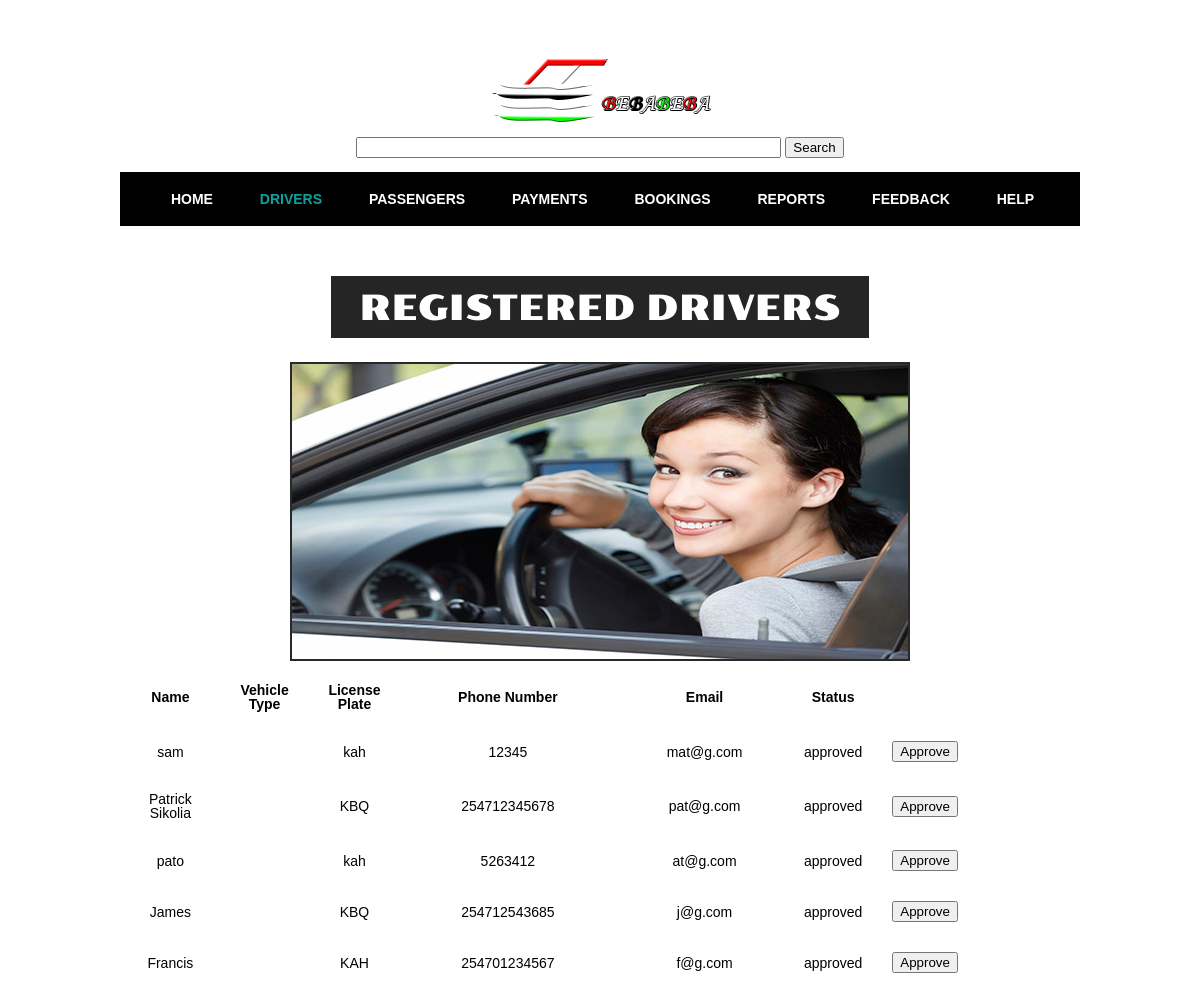
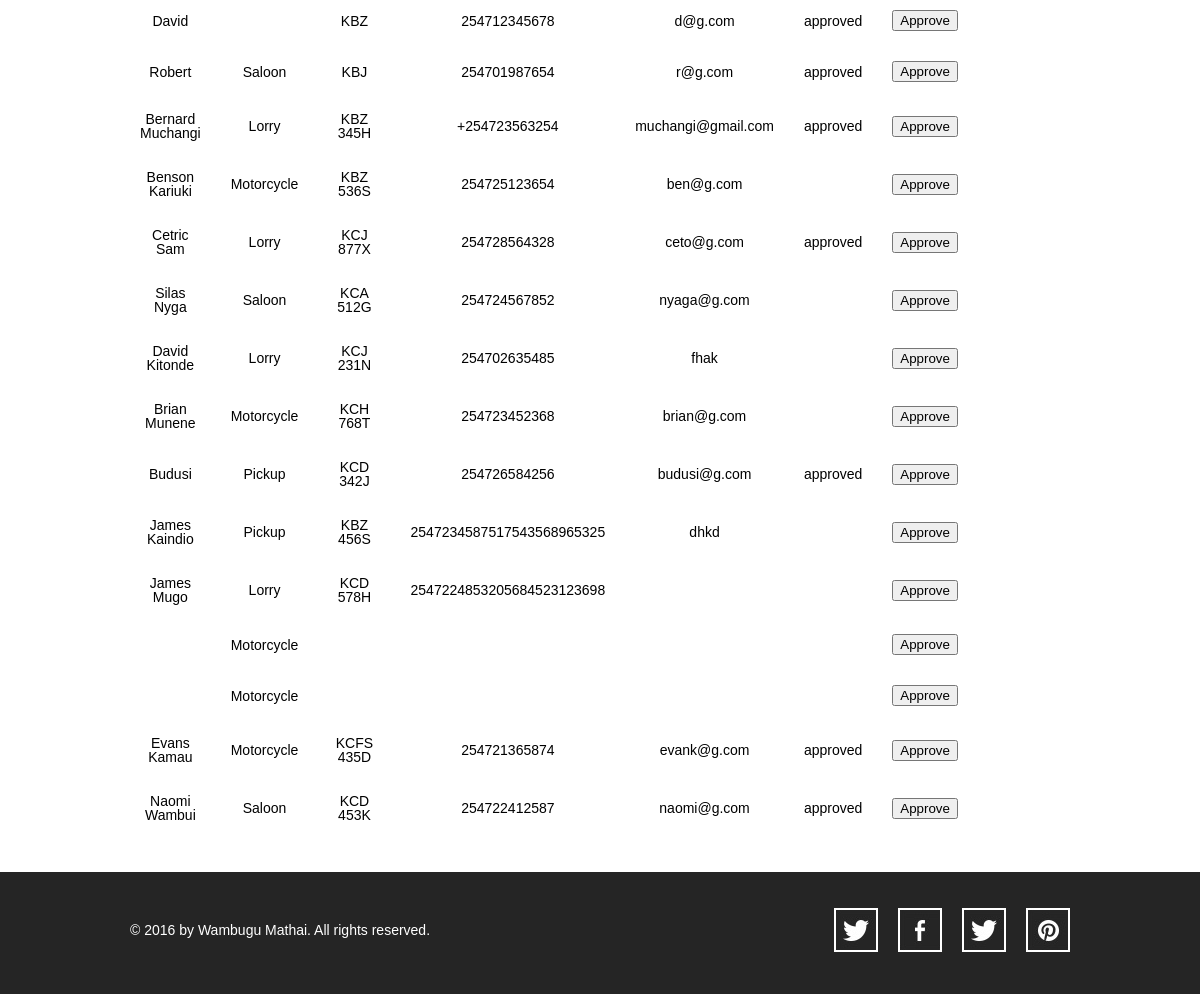
Page /admin/drivers.php on the committed database (2 pictures, top to bottom).
### tables this page shows
CREATE TABLE `driver` (
  `driver_id` int(11) NOT NULL,
  `name` varchar(16) NOT NULL,
  `v_type` varchar(16) NOT NULL,
  `l_plate` varchar(10) NOT NULL,
  `phone_no` varchar(25) NOT NULL,
  `email` varchar(30) NOT NULL,
  `password` varchar(16) NOT NULL,
  `status` varchar(16) NOT NULL,
  `latitude` varchar(30) NOT NULL,
  `longitude` varchar(30) NOT NULL,
  `PricePerKm` varchar(16) NOT NULL
);

### admin/drivers.php (the view, shortened to what this page needs)
<!doctype html>
<html>
<head>
	<link rel="stylesheet" type="text/css" href="css/style.css">
	<link rel="stylesheet" type="text/css" href="css/mobile.css" media="screen and (max-width : 568px)">
</head>
<body>
	<div id="header">
		<a href="homepage.html" class="logo">
			<img src="images/logo.png" alt="">
		</a>
		<form action="" method="post">
			<input type="search" name="search" class="searchfield" size="50" />
			<input type="submit" value="Search" class="searchbutton" />
		</form>
		<br>
		<ul id="navigation">
			<li>
				<a href="homepage.html">home</a>
			</li>
			<li class="selected">
				<a href="drivers.html">drivers</a>
			</li>
			<li>
				<a href="passengers.php">passengers</a>
			</li>
			<li>
				<a href="payments.html">payments</a>
			</li>
			<li>
				<a href="bookings.html">bookings</a>
			</li>
			<li>
				<a href="reports.html">reports</a>
			</li>
			<li>
				<a href="feedback.html">feedback</a>
			</li>
			<li>
				<a href="help.html">help</a>
			</li>
		</ul>
	</div>
	<div id="body">
		<h1><span>REGISTERED DRIVERS</span></h1>
		<div>
			<img src="images/driverpage.jpg" alt="">
			<?php
				$conn = new mysqli("localhost","root","","bebabeba2");
				if ($conn->connect_error) {
			    	die("Connection failed: " . $conn->connect_error);
				}
				else
				{
					$sql = "SELECT driver_id, name, v_type, l_plate, phone_no, email, status FROM driver";
					$result = $conn->query($sql);
					if($result->num_rows > 0) {
						echo "<table width='700px' cellpadding='10px' cellspacing='10px'><tr><th>Name</th><th>Vehicle Type</th><th>License Plate</th><th>Phone Number</th><th>Email</th><th>Status</th></tr>";
						while($row = $result->fetch_assoc()) {
							$id = $row["driver_id"];
							echo "<tr><td>" . $row["name"]. "</td><td>" . $row["v_type"]. "</td><td>" . $row["l_plate"]. "</td><td>" . $row["phone_no"]. "</td><td>" . $row["email"]. "</td><td>".$row["status"]."</td><td><a href='approve.php?id=$id' name='driverPosition'><button>Approve</button><a/></td></tr>";
							}
						echo "</table>";
					}
					else{
						echo "0 results";
					}
				}
			?>
		</div>
	</div>
	<div id="footer">
		<div>
			<p>&copy; 2016 by Wambugu Mathai. All rights reserved.</p>
			<ul>
				<li>
					<a href="" id="twitter">twitter</a>
				</li>
				<li>
					<a href="" id="facebook">facebook</a>
				</li>
				<li>
					<a href="">googleplus</a>
				</li>
				<li>
					<a href="" id="pinterest">pinterest</a>
				</li>
			</ul>
		</div>
	</div>
</body>
</html>

### admin/css/style.css (style rules this page uses)
body { background: #fff; font-family: Arial, Helvetica, sans-serif; font-size: 14px; font-weight: normal; line-height: 1; margin: 0; min-width: 960px; padding: 0; }
p { color: #252525; line-height: 24px; margin: 0; padding: 0; }
#header { margin: 0 auto; padding: 44px 0 50px; text-align: center; width: 960px; }
#header a.logo { display: block; margin: 0 auto; padding: 0; width: 340px; }
#header a.logo img { border: 0; display: block; margin: 0; padding: 0; }
#header ul { margin: 0; padding: 20px 0 0; background: black; width: 100%; }
#header ul li { display: inline; list-style: none; margin: 0; padding: 0 19px; }
#header ul li a { color: white; display: inline-block; font-family: "Arial Black", Gadget, sans-serif; font-size: 14px; font-weight: bold; margin:0 0 0 5px; padding: 0px 0px 20px 0px; text-decoration: none; text-transform: uppercase; }
#header ul li a:hover, #header ul li.selected a { color: #0ba39c; }
#body { margin: 0; padding: 0 0 30px; text-align: center; }
#body h1 { color: #fff; display: inline; font-family: poller_oneregular; font-size: 35px; font-weight: normal; margin: 0; padding: 0; text-transform: uppercase; }
#body h1 span { background: #252525; display: inline-block; padding: 15px 28px 12px; }
#body > div { margin: 0 auto; padding: 0; width: 960px; }
#body > div img { border: 2px solid #292929; margin: 24px 0 0; padding: 0; }
#footer { background: #252525; margin: 0; padding: 36px 0 42px; }
#footer div { margin: 0 auto; overflow: hidden; padding: 0; width: 960px; }
#footer div p { color: #fff; float: left; line-height: 44px; margin: 0 0 0 10px; padding: 0; }
#footer div ul { display: block; float: right; margin: 0; overflow: hidden; padding: 0; width: 256px; }
#footer div ul li { display: block; float: left; list-style: none; margin: 0 10px; padding: 0; width: 44px; }
#footer div ul li a { background: url(../images/icons.jpg) no-repeat 0 0; display: block; height: 44px; margin: 0; padding: 0; text-indent: -99999px; width: 44px; }
#footer div ul li #twitter { background-position: 0 0; }
#footer div ul li #facebook { background-position: 0 -44px; }
#footer div ul li #pinterest { background-position: 0 -132px; }

### admin/css/mobile.css (style rules this page uses)
body { min-width: 0; }
#header { padding: 20px 0; position: relative; width: 100%; }
#header a.logo { width: 80%; }
#header a.logo img { width: 100%; }
#header ul { border: 1px solid #fff; display: none; left: 50%; margin-left: -45%; padding: 0; position: absolute; width: 90%; z-index: 1001; }
#header ul li { border-top: 1px solid #fff; display: block; margin: 0; padding: 0; position: relative; }
#header > ul > li:first-child { border: 0; }
#header ul li a { background: rgba(11, 163, 156, 0.9); color: #fff; display: block; font-family: Arial, Helvetica, sans-serif; font-size: 16px; font-weight: normal; height: 49px; line-height: 49px; padding: 0 15px; text-align: left; }
#header ul li a:hover, #header ul li.selected a { background: rgba(0, 0, 0, 0.9); color: #fff; }
#body { width: 100%; }
#body h1 { display: block; font-size: 20px; margin: 0 auto; width: 90%; }
#body h1 span { display: block; padding: 3%; width: 94%; }
#body > div { padding: 0 5%; width: 90%; }
#body > div img { margin: 24px 0 30px; width: 98% }
#footer { padding: 10px 0 25px; }
#footer div { overflow: visible; width: 100%; }
#footer div p { float: none; margin: 0; text-align: center; }
#footer div ul { float: none; margin: 0 auto; width: 256px; }

### rows in the picture
driver: name "sam", l_plate "kah", phone_no "12345", email "mat@g.com", status "approved"
driver: name "Patrick Sikolia", l_plate "KBQ", phone_no "254712345678", email "pat@g.com", status "approved"
driver: name "pato", l_plate "kah", phone_no "5263412", email "at@g.com", status "approved"
driver: name "James", l_plate "KBQ", phone_no "254712543685", email "j@g.com", status "approved"
driver: name "Francis", l_plate "KAH", phone_no "254701234567", email "f@g.com", status "approved"
driver: name "David", l_plate "KBZ", phone_no "254712345678", email "d@g.com", status "approved"
driver: name "Robert", v_type "Saloon", l_plate "KBJ", phone_no "254701987654", email "r@g.com", status "approved"
driver: name "Bernard Muchangi", v_type "Lorry", l_plate "KBZ 345H", phone_no "+254723563254", email "muchangi@gmail.com", status "approved"
driver: name "Benson Kariuki", v_type "Motorcycle", l_plate "KBZ 536S", phone_no "254725123654", email "ben@g.com"
driver: name "Cetric Sam", v_type "Lorry", l_plate "KCJ 877X", phone_no "254728564328", email "ceto@g.com", status "approved"
driver: name "Silas Nyga", v_type "Saloon", l_plate "KCA 512G", phone_no "254724567852", email "nyaga@g.com"
driver: name "David Kitonde", v_type "Lorry", l_plate "KCJ 231N", phone_no "254702635485", email "fhak"
driver: name "Brian Munene", v_type "Motorcycle", l_plate "KCH 768T", phone_no "254723452368", email "brian@g.com"
driver: name "Budusi", v_type "Pickup", l_plate "KCD 342J", phone_no "254726584256", email "budusi@g.com", status "approved"
driver: name "James Kaindio", v_type "Pickup", l_plate "KBZ 456S", phone_no "2547234587517543568965325", email "dhkd"
driver: name "James Mugo", v_type "Lorry", l_plate "KCD 578H", phone_no "2547224853205684523123698"
driver: v_type "Motorcycle"
driver: v_type "Motorcycle"
driver: name "Evans Kamau", v_type "Motorcycle", l_plate "KCFS 435D", phone_no "254721365874", email "evank@g.com", status "approved"
driver: name "Naomi Wambui", v_type "Saloon", l_plate "KCD 453K", phone_no "254722412587", email "naomi@g.com", status "approved"
